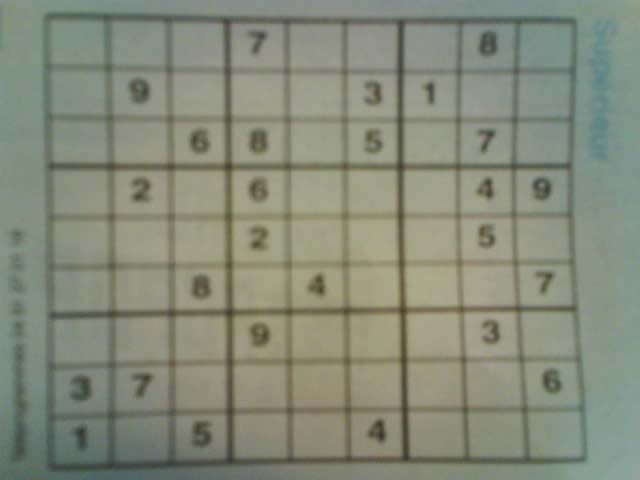
#> input picture img/1.jpg, 640 x 480 px
$ python -i extractsudokupuzzle.py   (imports and definitions only)
#> lines starting #> are read from the running program, lines starting #| are printed output that depends on the picture
#> further down, picture is the input picture: shape (480, 640, 3); mean B, G, R 122.1, 138.8, 133.7
import numpy as np
# [1 line not run here, left out]
import cv2
from copy import deepcopy
from skimage import exposure
import matplotlib.pyplot as plt

def preprocessImage(sudokuImage):
  # blurr filter
  blurred=cv2.bilateralFilter(sudokuImage,5,75,75)

  #smoothen contour
  kernel=cv2.getStructuringElement(cv2.MORPH_ELLIPSE, (9,9))
  closed=cv2.morphologyEx(blurred, cv2.MORPH_CLOSE, kernel)
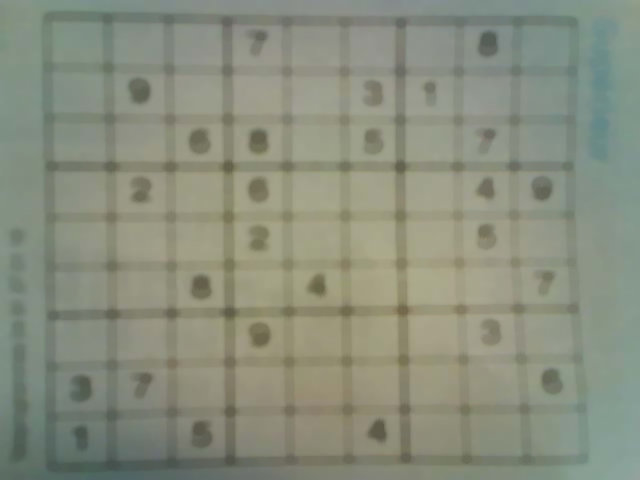
#> closed: shape (480, 640, 3); mean B, G, R 125.5, 142.1, 136.9

  #normalization
  div=np.float32(blurred)/(closed)
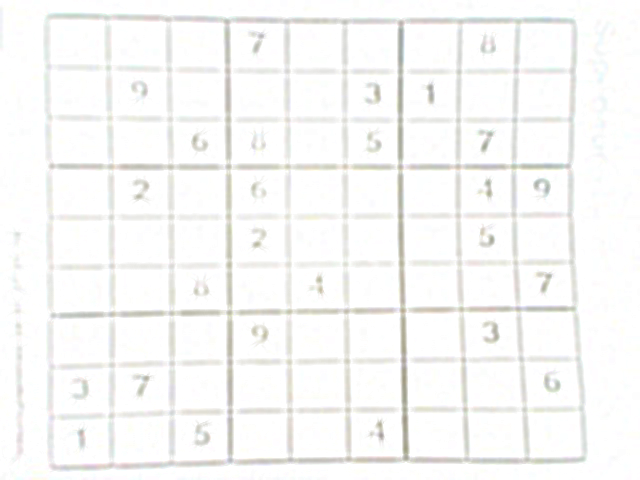
#> div: shape (480, 640, 3) float32; mean B, G, R 0.97, 0.975, 0.975
  normalized=np.uint8(cv2.normalize(div,div,0,255,cv2.NORM_MINMAX))
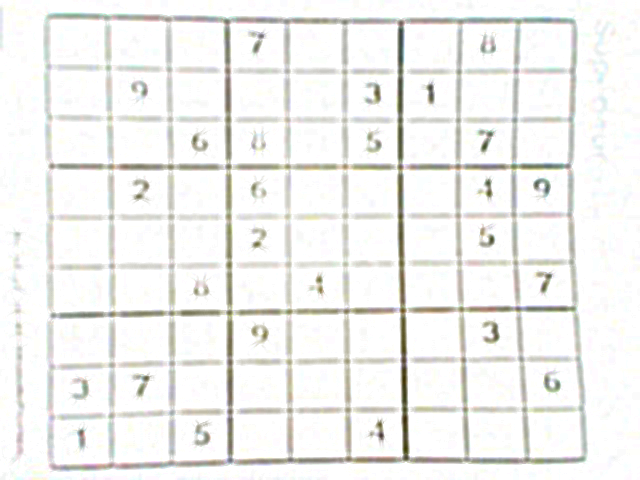
#> normalized: shape (480, 640, 3); mean B, G, R 239.2, 241.5, 241.5

  # apply inv threshold to convert into binary
#> (the run stopped early here; a loop or call above may not have finished)

$ run again, on img/2.jpg
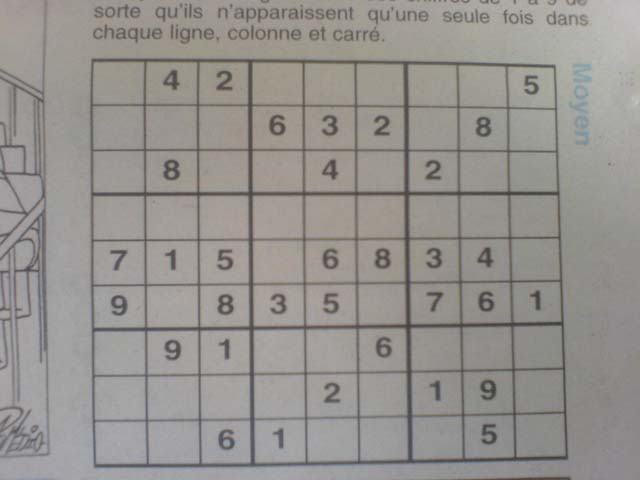
#> input picture img/2.jpg, 640 x 480 px
#> picture is the input picture: shape (480, 640, 3); mean B, G, R 142.6, 146.4, 149.7
#> in preprocessImage, `div=np.float32(blurred)/(closed)`:
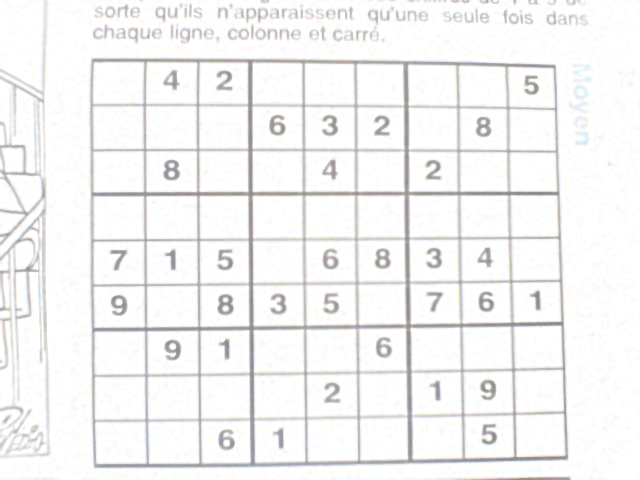
#> div: shape (480, 640, 3) float32; mean B, G, R 0.956, 0.957, 0.958
#> in preprocessImage, `normalized=np.uint8(cv2.normalize(div,div,0,255,cv2.NORM_MINMAX))`:
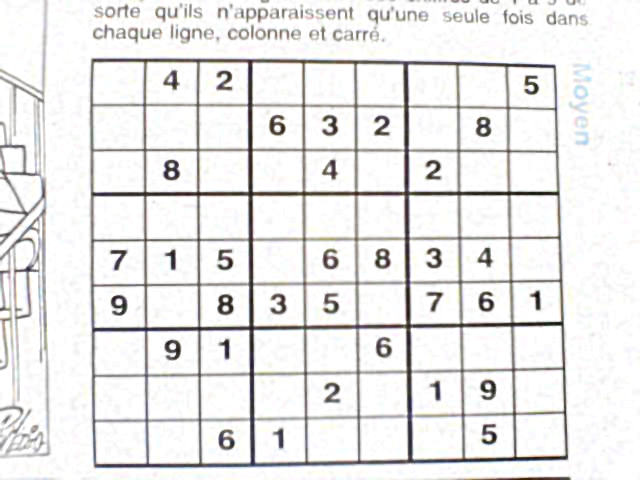
#> normalized: shape (480, 640, 3); mean B, G, R 232.2, 232.7, 233.4

$ run again, on img/3.jpg
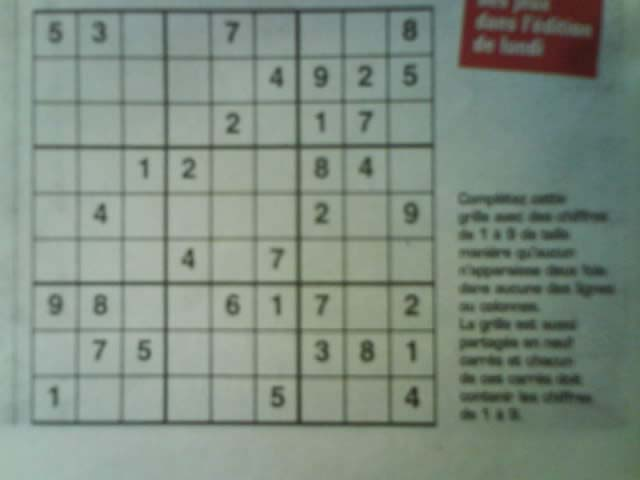
#> input picture img/3.jpg, 640 x 480 px
#> picture is the input picture: shape (480, 640, 3); mean B, G, R 128.7, 140, 126.6
#> in preprocessImage, `div=np.float32(blurred)/(closed)`:
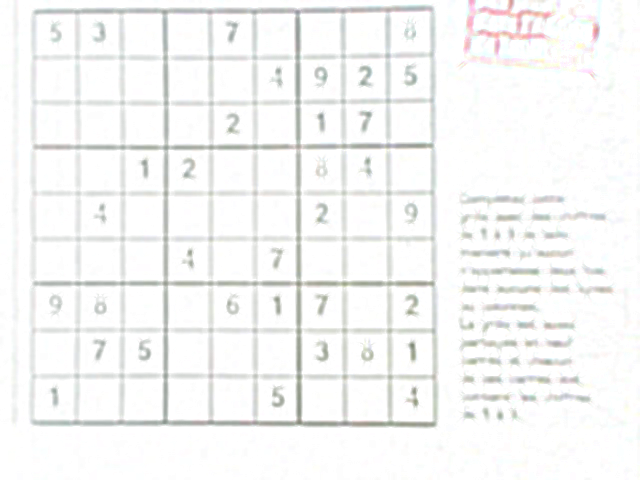
#> div: shape (480, 640, 3) float32; mean B, G, R 0.963, 0.966, 0.965
#> in preprocessImage, `normalized=np.uint8(cv2.normalize(div,div,0,255,cv2.NORM_MINMAX))`:
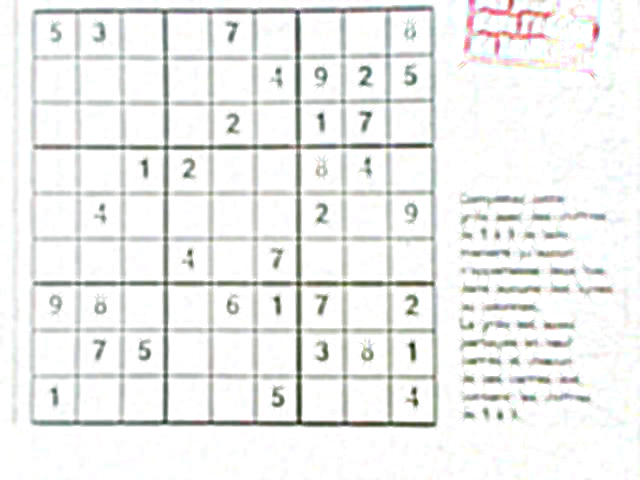
#> normalized: shape (480, 640, 3); mean B, G, R 237.4, 238.8, 238.1

$ run again, on img/4.jpg
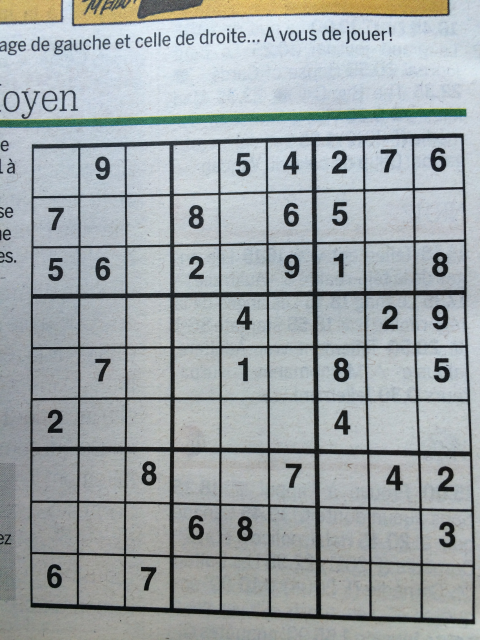
#> input picture img/4.jpg, 960 x 1280 px (shown at 1/2 size)
#> picture is the input picture: shape (1280, 960, 3); mean B, G, R 168.3, 166, 159.3
#> in preprocessImage, `closed=cv2.morphologyEx(blurred, cv2.MORPH_CLOSE, kernel)`:
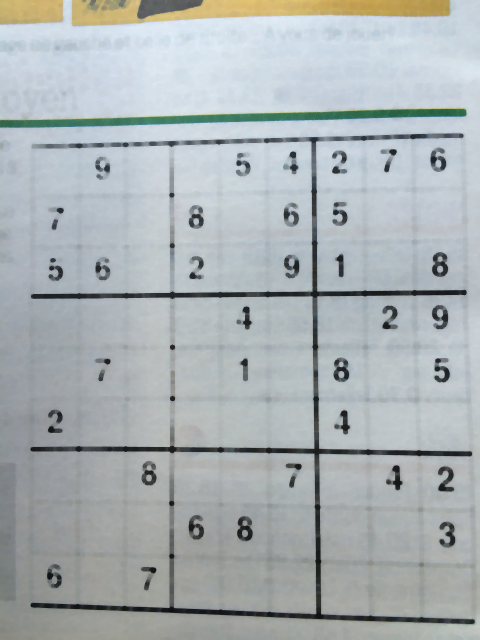
#> closed: shape (1280, 960, 3) (shown at 1/2 size); mean B, G, R 179.8, 177.8, 170.8
#> in preprocessImage, `div=np.float32(blurred)/(closed)`:
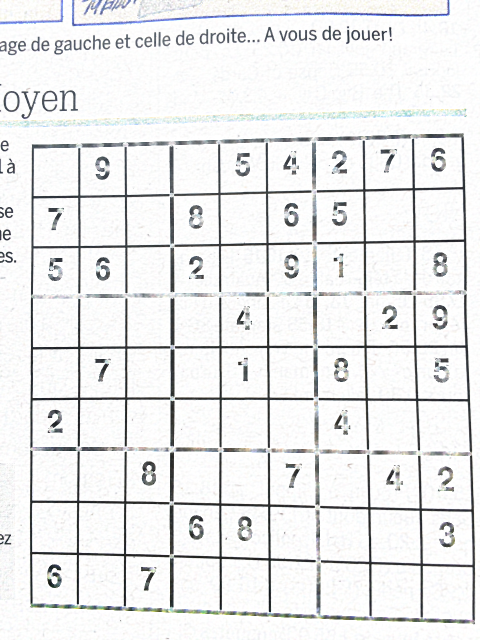
#> div: shape (1280, 960, 3) float32 (shown at 1/2 size); mean B, G, R 0.926, 0.924, 0.922
